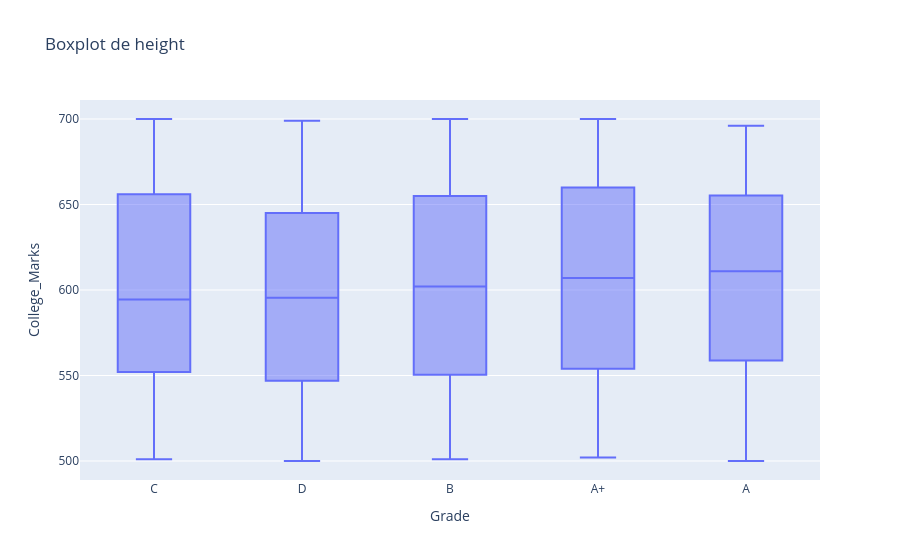

Notebook source saved alongside this figure:
### Code cell
fig = px.box(df,x='Grade' , y='College_Marks', title='Boxplot de height')
fig.show()

### Figure 1 — Plotly figure (JSON) as saved in the notebook; plotly's stock layout.template omitted (floating-point values rounded to 4 significant figures; data arrays with more than 128 entries replaced by an {"elided": "..."} marker saying what was removed)
{"data": [{"alignmentgroup": "True", "hovertemplate": "Grade=%{x}<br>College_Marks=%{y}<extra></extra>", "legendgroup": "", "marker": {"color": "#636efa"}, "name": "", "notched": false, "offsetgroup": "", "orientation": "v", "showlegend": false, "type": "box", "x": {"elided": "1000 str values"}, "x0": " ", "xaxis": "x", "y": {"elided": "1000 int values"}, "y0": " ", "yaxis": "y"}], "layout": {"boxmode": "group", "legend": {"tracegroupgap": 0}, "title": {"text": "Boxplot de height"}, "xaxis": {"anchor": "y", "domain": [0, 1], "title": {"text": "Grade"}}, "yaxis": {"anchor": "x", "domain": [0, 1], "title": {"text": "College_Marks"}}}}
